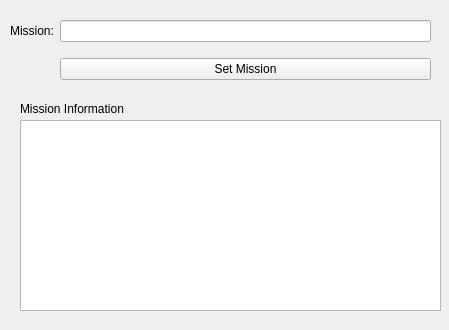
<?xml version="1.0" encoding="UTF-8"?>
<ui version="4.0">
 <class>Form</class>
 <widget class="QWidget" name="Form">
  <property name="geometry">
   <rect>
    <x>0</x>
    <y>0</y>
    <width>449</width>
    <height>330</height>
   </rect>
  </property>
  <property name="windowTitle">
   <string>Form</string>
  </property>
  <widget class="QWidget" name="gridLayoutWidget">
   <property name="geometry">
    <rect>
     <x>10</x>
     <y>10</y>
     <width>421</width>
     <height>80</height>
    </rect>
   </property>
   <layout class="QGridLayout" name="gridLayout">
    <item row="0" column="1">
     <widget class="QLineEdit" name="mission_file_line_edit"/>
    </item>
    <item row="0" column="0">
     <widget class="QLabel" name="mission_file_label">
      <property name="text">
       <string>Mission:</string>
      </property>
      <property name="alignment">
       <set>Qt::AlignCenter</set>
      </property>
     </widget>
    </item>
    <item row="1" column="1">
     <widget class="QPushButton" name="save_mission_btn">
      <property name="text">
       <string>Set Mission</string>
      </property>
     </widget>
    </item>
   </layout>
  </widget>
  <widget class="QTextEdit" name="mission_info_text_edit">
   <property name="geometry">
    <rect>
     <x>20</x>
     <y>120</y>
     <width>421</width>
     <height>191</height>
    </rect>
   </property>
  </widget>
  <widget class="QLabel" name="mission_info_labe">
   <property name="geometry">
    <rect>
     <x>20</x>
     <y>100</y>
     <width>161</width>
     <height>17</height>
    </rect>
   </property>
   <property name="text">
    <string>Mission Information</string>
   </property>
  </widget>
 </widget>
 <resources/>
 <connections/>
</ui>
